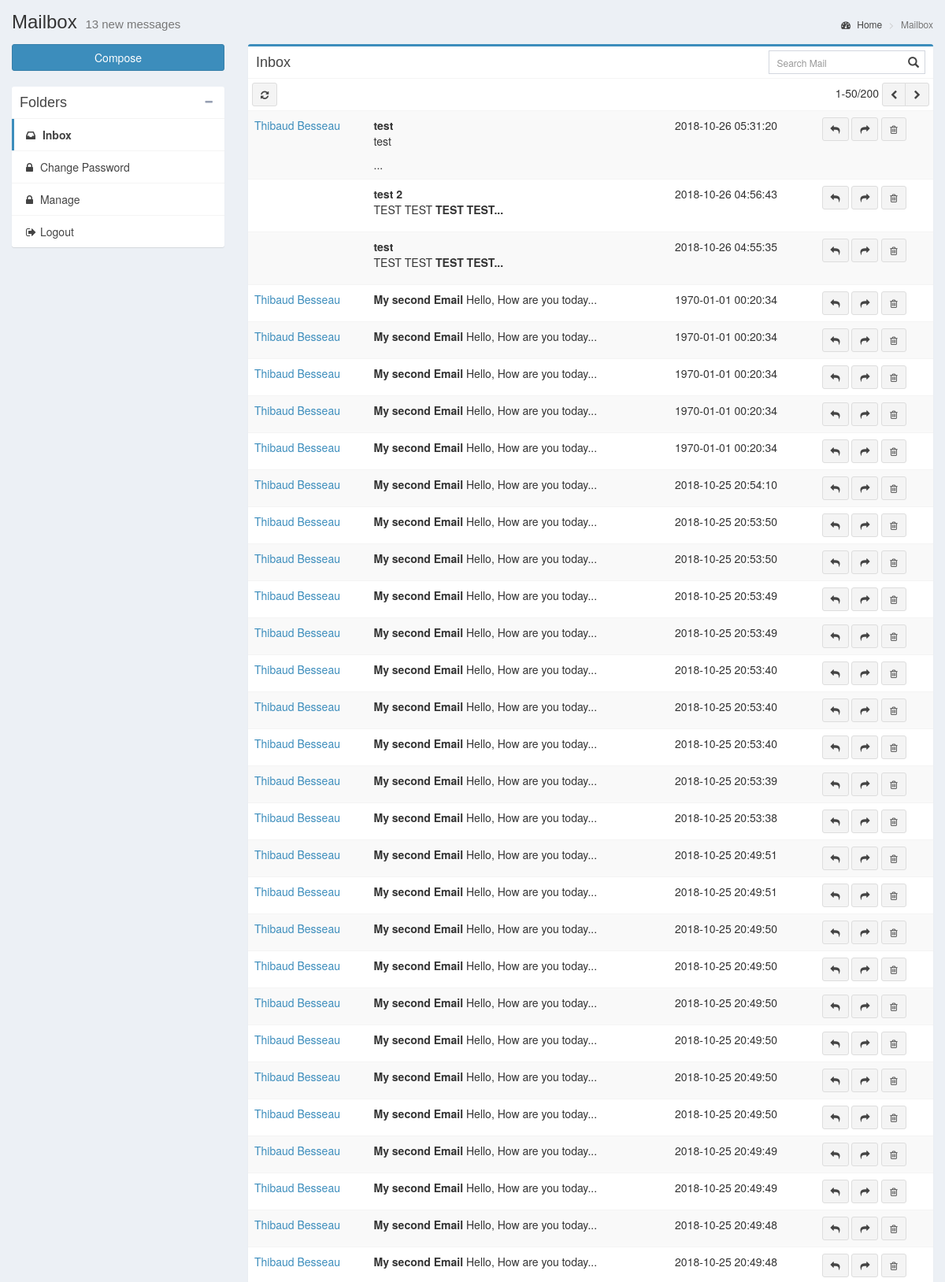
/src/mailbox.php (signed in, upper part), run on the app's committed database.
### tables this page shows
CREATE TABLE `message` (
	`Id`	INTEGER PRIMARY KEY AUTOINCREMENT UNIQUE,
	`Sender`	INTEGER NOT NULL,
	`Recipient`	INTEGER NOT NULL,
	`Subject`	TEXT,
	`Message`	TEXT,
	`Date`	INTEGER NOT NULL,
	 FOREIGN KEY (`Sender`) REFERENCES User(`Id`),
	 FOREIGN KEY (`Recipient`) REFERENCES User(`Id`)


);

### html/config/db.php (called while the page is built, shortened)
<?php
class MyDB extends SQLite3
{
    public function emailsUser($email)
    {
        $sql = 'SELECT message.*  FROM message LEFT JOIN user ON message.Recipient = user.Id  WHERE  user.Email = :email ORDER BY message.Id DESC';
        $statement = $this->prepare($sql);
        $statement->bindValue(':email', $email);
        $result = $statement->execute();
        $row = array();
        $i = 0;
        while ($res = $result->fetchArray(SQLITE3_ASSOC)) {
            $row[$i]['Id'] = $res['Id'];
            $row[$i]['Sender'] = $res['Sender'];
            $row[$i]['Recipient'] = $res['Recipient'];
            $row[$i]['Subject'] = $res['Subject'];
            $row[$i]['Message'] = $res['Message'];
            $row[$i]['Date'] = $res['Date'];
            $sql = 'SELECT First_Name, Last_Name  FROM user WHERE  user.Id = :Id';
            $statement = $this->prepare($sql);
            $statement->bindValue(':Id', $res['Sender']);
            $result2 = $statement->execute();
            $sender = $result2->fetchArray();
            $row[$i]['Sender_Name'] = $sender['First_Name'] . " " . $sender['Last_Name'];
            $i++;
        }
        return $row;
    }
}
?>

### html/src/mailbox.php (the view, shortened to what this page needs)
<?php
require_once("../config/db.php");
if (!isset($_SESSION["email"])) {
   header('Location: ../index.php');
} else {
    $db = new MyDB();
    $email = $_SESSION['email'];
    $isAdmin = $_SESSION['isAdmin'];
}
?>
<!DOCTYPE html>
<html class=''>
<head>
    <link href="https://maxcdn.bootstrapcdn.com/bootstrap/3.3.7/css/bootstrap.min.css" rel="stylesheet"
          id="bootstrap-css">
    <link href='../public/css/admin-lte.css' rel='stylesheet' type='text/css'>
    <link rel="stylesheet" href="https://stackpath.bootstrapcdn.com/font-awesome/4.7.0/css/font-awesome.min.css">
</head>
<body>
<div class="content-wrapper">
    <section class="content-header">
        <h1>
            Mailbox
            <small>13 new messages</small>
        </h1>
        <ol class="breadcrumb">
            <li><a href="mailbox.php"><i class="fa fa-dashboard"></i> Home</a></li>
            <li class="active">Mailbox</li>
        </ol>
    </section>
    <section class="content">
        <div class="row">
            <div class="col-md-3">
                <a href="compose.php" class="btn btn-primary btn-block margin-bottom">Compose</a>
                <div class="box box-solid">
                    <div class="box-header with-border">
                        <h3 class="box-title">Folders</h3>
                        <div class="box-tools">
                            <button type="button" class="btn btn-box-tool" data-widget="collapse"><i
                                        class="fa fa-minus"></i>
                            </button>
                        </div>
                    </div>
                    <div class="box-body no-padding">
                        <ul class="nav nav-pills nav-stacked">
                            <li class="active"><a href="mailbox.php"><i class="fa fa-inbox"></i> Inbox</a></li>
                            <li><a href="password.php"><i class="fa fa-lock"></i> Change Password</a></li>
                            <?php if($isAdmin){echo('<li><a href="users.php"><i class="fa fa-lock"></i> Manage</a></li>');}?>
                            <li><a href="logout.php"><i class="fa fa-sign-out"></i>Logout</a></li>
                        </ul>
                    </div>
                </div>
            </div>
            <div class="col-md-9">
                <div class="box box-primary">
                    <div class="box-header with-border">
                        <h3 class="box-title">Inbox</h3>
                        <div class="box-tools pull-right">
                            <div class="has-feedback">
                                <input type="text" class="form-control input-sm" placeholder="Search Mail">
                            </div>
                        </div>
                    </div>
                    <div class="box-body no-padding">
                        <div class="mailbox-controls">
                            <button type="button" class="btn btn-default btn-sm"><i class="fa fa-refresh"></i></button>
                            <div class="pull-right">
                                1-50/200
                                <div class="btn-group">
                                    <button type="button" class="btn btn-default btn-sm"><i
                                                class="fa fa-chevron-left"></i></button>
                                    <button type="button" class="btn btn-default btn-sm"><i
                                                class="fa fa-chevron-right"></i></button>
                                </div>
                            </div>
                        </div>
                        <div class="table-responsive mailbox-messages">
                            <table class="table table-hover table-striped">
                                <tbody>
                                <?php
                                $emailsUser = $db->emailsUser($email);
                                foreach ($emailsUser as $email) {
                                    print("<tr>");
                                    print('<td class="mailbox-name"><a href="read.php?id=' . $email["Id"] . '">'.$email["Sender_Name"].'</a></td>');
                                    print('<td class="mailbox-subject"><b>' . $email["Subject"] . '</b> ' . substr($email["Message"], 0, 30) . '...</td>');
                                    print('<td class="mailbox-attachment"></td>');
                                    print('<td class="mailbox-date">' . gmdate("Y-m-d\ H:i:s", $email["Date"]) . '</td>');
                                    print('<td>    <a href="compose.php?id='. $email["Id"].'&type=1"<button type="button" class="btn btn-default btn-sm"><i class="fa fa-reply"></i> </button></a>
                                                   <a href="compose.php?id='. $email["Id"].'&type=2"<button type="button" class="btn btn-default btn-sm"><i class="fa fa-share"></i> </button></a>
                                                   <a href="delete.php?id='. $email["Id"] .'" <button type="button" class="btn btn-default btn-sm"><i class="fa fa-trash-o"></i></button></a></td>');
                                    print("</tr>");
                                }
                                ?>
                                </tbody>
                            </table>
                        </div>
                    </div>
                </div>
            </div>
        </div>
    </section>
</div>
</body>
</html>

### data on the page
message: Sender_Name "Thibaud Besseau", Subject "test", Message "test", Date "2018-10-26 05:31:20"
message: Subject "test 2", Message "TEST TEST TEST TEST", Date "2018-10-26 04:56:43"
message: Subject "test", Message "TEST TEST TEST TEST", Date "2018-10-26 04:55:35"
message: Sender_Name "Thibaud Besseau", Subject "My second Email", Message "Hello, How are you today", Date "1970-01-01 00:20:34"
message: Sender_Name "Thibaud Besseau", Subject "My second Email", Message "Hello, How are you today", Date "1970-01-01 00:20:34"
message: Sender_Name "Thibaud Besseau", Subject "My second Email", Message "Hello, How are you today", Date "1970-01-01 00:20:34"
message: Sender_Name "Thibaud Besseau", Subject "My second Email", Message "Hello, How are you today", Date "1970-01-01 00:20:34"
message: Sender_Name "Thibaud Besseau", Subject "My second Email", Message "Hello, How are you today", Date "1970-01-01 00:20:34"
message: Sender_Name "Thibaud Besseau", Subject "My second Email", Message "Hello, How are you today", Date "2018-10-25 20:54:10"
message: Sender_Name "Thibaud Besseau", Subject "My second Email", Message "Hello, How are you today", Date "2018-10-25 20:53:50"
message: Sender_Name "Thibaud Besseau", Subject "My second Email", Message "Hello, How are you today", Date "2018-10-25 20:53:50"
message: Sender_Name "Thibaud Besseau", Subject "My second Email", Message "Hello, How are you today", Date "2018-10-25 20:53:49"
message: Sender_Name "Thibaud Besseau", Subject "My second Email", Message "Hello, How are you today", Date "2018-10-25 20:53:49"
message: Sender_Name "Thibaud Besseau", Subject "My second Email", Message "Hello, How are you today", Date "2018-10-25 20:53:40"
message: Sender_Name "Thibaud Besseau", Subject "My second Email", Message "Hello, How are you today", Date "2018-10-25 20:53:40"
message: Sender_Name "Thibaud Besseau", Subject "My second Email", Message "Hello, How are you today", Date "2018-10-25 20:53:40"
message: Sender_Name "Thibaud Besseau", Subject "My second Email", Message "Hello, How are you today", Date "2018-10-25 20:53:39"
message: Sender_Name "Thibaud Besseau", Subject "My second Email", Message "Hello, How are you today", Date "2018-10-25 20:53:38"
message: Sender_Name "Thibaud Besseau", Subject "My second Email", Message "Hello, How are you today", Date "2018-10-25 20:49:51"
message: Sender_Name "Thibaud Besseau", Subject "My second Email", Message "Hello, How are you today", Date "2018-10-25 20:49:51"
message: Sender_Name "Thibaud Besseau", Subject "My second Email", Message "Hello, How are you today", Date "2018-10-25 20:49:50"
message: Sender_Name "Thibaud Besseau", Subject "My second Email", Message "Hello, How are you today", Date "2018-10-25 20:49:50"
message: Sender_Name "Thibaud Besseau", Subject "My second Email", Message "Hello, How are you today", Date "2018-10-25 20:49:50"
message: Sender_Name "Thibaud Besseau", Subject "My second Email", Message "Hello, How are you today", Date "2018-10-25 20:49:50"
message: Sender_Name "Thibaud Besseau", Subject "My second Email", Message "Hello, How are you today", Date "2018-10-25 20:49:50"
message: Sender_Name "Thibaud Besseau", Subject "My second Email", Message "Hello, How are you today", Date "2018-10-25 20:49:50"
message: Sender_Name "Thibaud Besseau", Subject "My second Email", Message "Hello, How are you today", Date "2018-10-25 20:49:49"
message: Sender_Name "Thibaud Besseau", Subject "My second Email", Message "Hello, How are you today", Date "2018-10-25 20:49:49"
message: Sender_Name "Thibaud Besseau", Subject "My second Email", Message "Hello, How are you today", Date "2018-10-25 20:49:48"
message: Sender_Name "Thibaud Besseau", Subject "My second Email", Message "Hello, How are you today", Date "2018-10-25 20:49:48"
